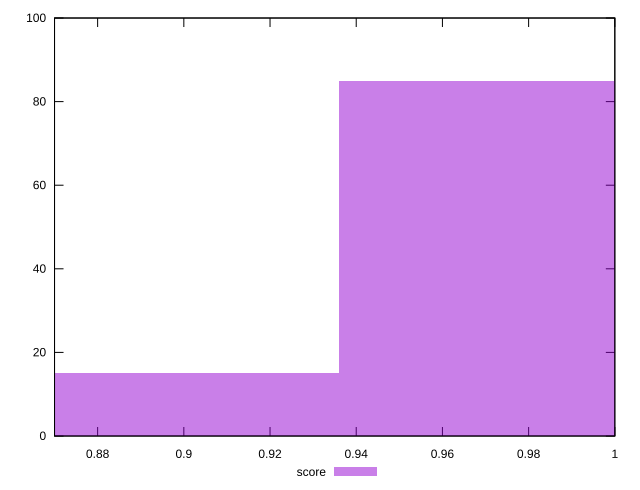

This figure's gnuplot source:
reset

$score <<EOF
0.9853653875617258 85
0.8868288488055531 15
EOF

set key outside below
set boxwidth 0.09853653875617258
set xrange [0.87:1]
set yrange [0:100]
set trange [0:100]
set style fill transparent solid 0.5 noborder
set terminal svg size 640, 490 enhanced background rgb 'white'
set output "report_00018_2021-02-10T15-25-16.877Z/unminified-javascript/samples/pages+cached+noadtech/score/histogram.svg"

plot $score title "score" with boxes

reset
